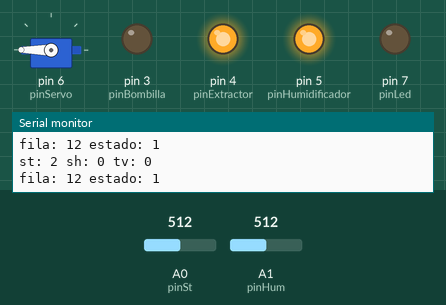
A sketch run on a simulated Arduino Uno, built with avr-gcc and run on an emulated ATmega328P. Parts: servo, output pins drawn as LEDs (lit = HIGH), the last lines printed to the serial monitor. Dashed ring = blinking. Inputs (shaded band) come from the test bench; at power-on: A0 (pinSt) = 512, A1 (pinHum) = 512.

Above: at 1.2 s.
1.3 s: A0 (pinSt) set to 188
3.6 s: A0 (pinSt) set to 180
At 5.0 s:
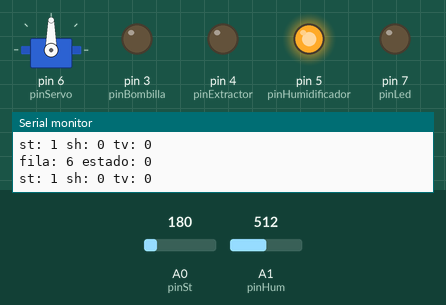
6.6 s: A1 (pinHum) set to 605
9.6 s: A1 (pinHum) set to 623
At 10.08 s:
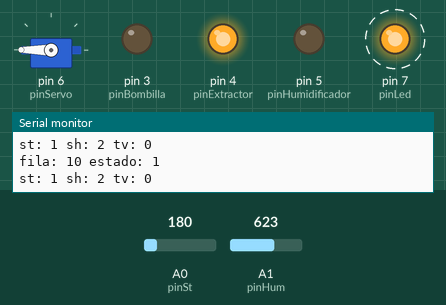
At 10.58 s:
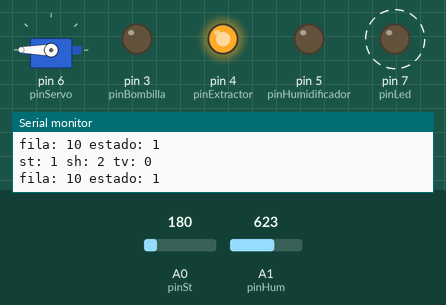
Timing chart, 0 to 13.6 s (numbered marks = the images above; inputs shaded):
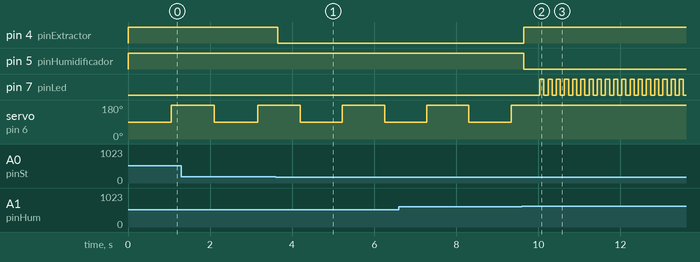

The sketch:

incubadora.ino
```cpp
#include <Servo.h>
Servo servomotor;

#define pinSt A0             //Sensor de temperatura TMP36
#define pinHum A1            //Sensor de humedad simulado (potenciometro)
#define pinBombilla 3        //Rele de bombilla
#define pinExtractor 4       //Rele de extractor
#define pinHumidificador 5   //Rele de humidificador
#define pinServo 6           //Servo
#define pinLed 7             //LED rojo intermitente

int estado = 0, fila, estadoTempVolteo = 0, estadoTempTotal = 0;
unsigned long tiempoInicialVolteo, tiempoInicialTotal;

void iniciaTemporizadorVolteo(){
  estadoTempVolteo = 1;
  tiempoInicialVolteo = millis();
}

byte temporizadorVolteo(){
  byte condicion = (millis() - tiempoInicialVolteo >= 1000) && estadoTempVolteo;
  if (condicion){
    estadoTempVolteo = 0;
    return 1;
  }else return 0;
}

void iniciaTemporizadorTotal(){
  tiempoInicialTotal = millis();
}

byte temporizadorTotal(){
  return (millis() - tiempoInicialTotal >= 10000);
}

//Tabla de transicion de estados - fila = entrada y columna = estado
int tablaTran[18][2] =
{{0, 1},//0
 {1, 0},//1
 {0, 1},//2
 {1, 0},//3
 {0, 1},//4
 {1, 0},//5
 {0, 1},//6
 {1, 0},//7
 {0, 1},//8
 {1, 0},//9
 {0, 1},//10
 {1, 0},//11
 {0, 1},//12
 {1, 0},//13
 {0, 1},//14
 {1, 0},//15
 {0, 1},//16
 {1, 0}};//17

//Tabla de salida - fila = entrada y columna = estados
int tablaSalida[18][2] =
{{0,0},//0
 {1,2},//1
 {3,3},//2
 {4,5},//3
 {6,6},//4
 {7,8},//5
 {9,9},//6
 {10,11},//7
 {12,12},//8
 {13,14},//9
 {15,15},//10
 {16,17},//11
 {18,18},//12
 {19,20},//13
 {15,15},//14
 {16,17},//15
 {15,15},//16
 {16,17}};//17

float leerTemperatura(){
  return (analogRead(pinSt)*5/1024.0-0.5)*100;
}

float leerHumedad(){
  return analogRead(pinHum)*100.0/1023.0;//Convertir a %
}

void avisoFinIncubacion() {
  digitalWrite(pinLed, HIGH); delay(100); digitalWrite(pinLed, LOW); delay(100);
}

int lectura_entradas(){
  float tem = leerTemperatura();
  float hum = leerHumedad();
  int st = (tem >= 37 && tem <= 38) + (tem > 38) * 2;
  int sh = (hum >= 55 && hum <= 60) + (hum > 60) * 2;
  int tv = temporizadorVolteo();
  Serial.print("st: "); Serial.print(st);
  Serial.print(" sh: "); Serial.print(sh);
  Serial.print(" tv: "); Serial.println(tv);
  return st * 6 + sh * 2 + tv;
}

void escritura_salidas(int fila, int estado){

  switch (tablaSalida[fila][estado]){
    case 0:
    	digitalWrite(pinBombilla, HIGH);//EB
    	digitalWrite(pinExtractor, LOW);//AE
    	digitalWrite(pinHumidificador, HIGH);//EH
    	break;
    case 1:
    	digitalWrite(pinBombilla, HIGH);//EB
    	digitalWrite(pinExtractor, LOW);//AE
    	digitalWrite(pinHumidificador, HIGH);//EH
    	servomotor.write(180);//MD
    	iniciaTemporizadorVolteo();
    	break;
    case 2:
    	digitalWrite(pinBombilla, HIGH);//EB
    	digitalWrite(pinExtractor, LOW);//AE
    	digitalWrite(pinHumidificador, HIGH);//EH
    	servomotor.write(90);//MI
    	iniciaTemporizadorVolteo();
    	break;
    case 3:
    	digitalWrite(pinBombilla, HIGH);//EB
    	digitalWrite(pinExtractor, LOW);//AE
    	digitalWrite(pinHumidificador, LOW);//AH
    	break;
    case 4:
    	digitalWrite(pinBombilla, HIGH);//EB
    	digitalWrite(pinExtractor, LOW);//AE
    	digitalWrite(pinHumidificador, LOW);//AH
    	servomotor.write(180);//MD
    	iniciaTemporizadorVolteo();
    	break;
    case 5:
    	digitalWrite(pinBombilla, HIGH);//EB
    	digitalWrite(pinExtractor, LOW);//AE
    	digitalWrite(pinHumidificador, LOW);//AH
    	servomotor.write(90);//MI
    	iniciaTemporizadorVolteo();
    	break;
    case 6:
    	digitalWrite(pinBombilla, HIGH);//EB
    	digitalWrite(pinExtractor, HIGH);//EE
    	digitalWrite(pinHumidificador, LOW);//AH
    	break;
    case 7:
    	digitalWrite(pinBombilla, HIGH);//EB
    	digitalWrite(pinExtractor, HIGH);//EE
    	digitalWrite(pinHumidificador, LOW);//AH
    	servomotor.write(180);//MD
    	iniciaTemporizadorVolteo();
    	break;
    case 8:
    	digitalWrite(pinBombilla, HIGH);//EB
    	digitalWrite(pinExtractor, HIGH);//EE
    	digitalWrite(pinHumidificador, LOW);//AH
    	servomotor.write(90);//MI
    	iniciaTemporizadorVolteo();
    	break;
    case 9:
    	digitalWrite(pinBombilla, LOW);//AB
    	digitalWrite(pinExtractor, LOW);//AE
    	digitalWrite(pinHumidificador, HIGH);//EH
    	break;
    case 10:
    	digitalWrite(pinBombilla, LOW);//AB
    	digitalWrite(pinExtractor, LOW);//AE
    	digitalWrite(pinHumidificador, HIGH);//EH
    	servomotor.write(180);//MD
    	iniciaTemporizadorVolteo();
    	break;
    case 11:
    	digitalWrite(pinBombilla, LOW);//AB
    	digitalWrite(pinExtractor, LOW);//AE
    	digitalWrite(pinHumidificador, HIGH);//EH
    	servomotor.write(90);//MI
    	iniciaTemporizadorVolteo();
    	break;
    case 12:
    	break;//NOP
    case 13:
    	servomotor.write(180);//MD
    	iniciaTemporizadorVolteo();
    	break;
    case 14:
    	servomotor.write(90);//MI
    	iniciaTemporizadorVolteo();
    	break;
    case 15:
    	digitalWrite(pinBombilla, LOW);//AB
    	digitalWrite(pinExtractor, HIGH);//EE
    	digitalWrite(pinHumidificador, LOW);//AH
    	break;
    case 16:
    	digitalWrite(pinBombilla, LOW);//AB
    	digitalWrite(pinExtractor, HIGH);//EE
    	digitalWrite(pinHumidificador, LOW);//AH
    	servomotor.write(180);//MD
    	iniciaTemporizadorVolteo();
    	break;
    case 17:
    	digitalWrite(pinBombilla, LOW);//AB
    	digitalWrite(pinExtractor, HIGH);//EE
    	digitalWrite(pinHumidificador, LOW);//AH
    	servomotor.write(90);//MI
    	iniciaTemporizadorVolteo();
    	break;
    case 18:
    	digitalWrite(pinBombilla, LOW);//AB
    	digitalWrite(pinExtractor, HIGH);//EE
    	digitalWrite(pinHumidificador, HIGH);//EH
    	break;
    case 19:
    	digitalWrite(pinBombilla, LOW);//AB
    	digitalWrite(pinExtractor, HIGH);//EE
    	digitalWrite(pinHumidificador, HIGH);//EH
    	servomotor.write(180);//MD
    	iniciaTemporizadorVolteo();
    	break;
    case 20:
    	digitalWrite(pinBombilla, LOW);//AB
    	digitalWrite(pinExtractor, HIGH);//EE
    	digitalWrite(pinHumidificador, HIGH);//EH
    	servomotor.write(90);//MI
    	iniciaTemporizadorVolteo();
    	break;
  }
}

void setup(){
  pinMode(pinBombilla, OUTPUT);
  pinMode(pinExtractor, OUTPUT);
  pinMode(pinHumidificador, OUTPUT);
  pinMode(pinServo, OUTPUT);
  pinMode(pinLed, OUTPUT);
  Serial.begin(9600);
  servomotor.attach(pinServo);
  servomotor.write(90);//MI
  iniciaTemporizadorTotal();
  iniciaTemporizadorVolteo();
}

void loop(){
  while (temporizadorTotal()) avisoFinIncubacion();

  fila = lectura_entradas(); escritura_salidas(fila, estado);
  Serial.print("fila: "); Serial.print(fila);
  Serial.print(" estado: "); Serial.println(estado);
  estado = tablaTran[fila][estado];
}
```

Measured:
- the behaviour switches between 181 and 180 on A0 (pinSt) (found by bisection; images 0 and 1)
- the behaviour switches between 613 and 614 on A1 (pinHum) (found by bisection; images 1 and 2)
- after the input at 3.6 s, pin 4 (pinExtractor): HIGH → LOW at once
- after the input at 9.6 s, pin 4 (pinExtractor): LOW → HIGH after 0.05 s; pin 5 (pinHumidificador): HIGH → LOW after 0.05 s
- by itself, pin 7 (pinLed): alternates HIGH for 0.10 s and LOW for 0.10 s
